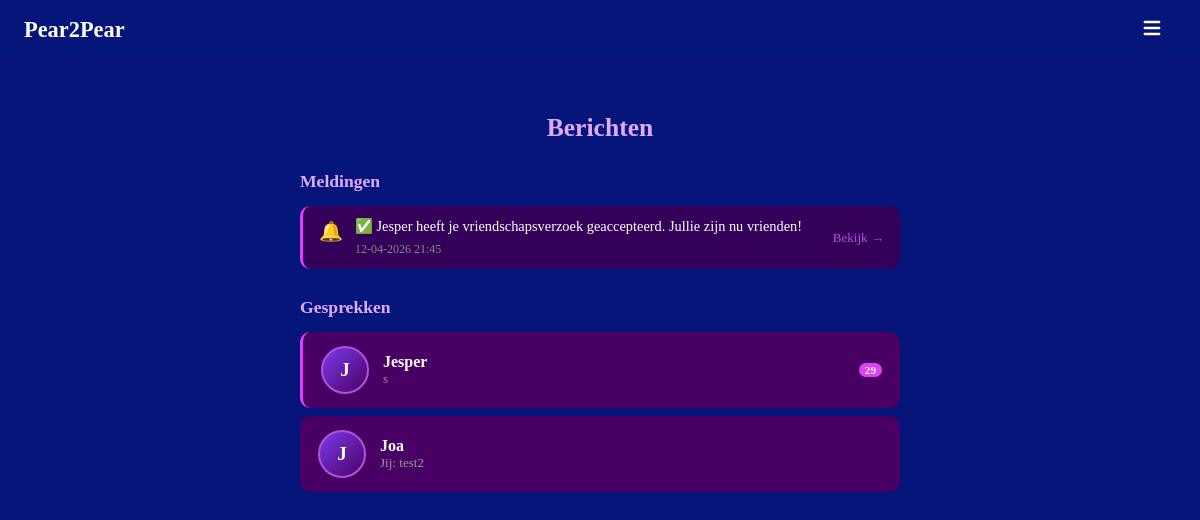
The app's page /messages (signed in) with its own data.
### models.py (models this page shows, shortened)
class Notification(db.Model):
    __tablename__ = "notifications"
    id         = db.Column(db.Integer, primary_key=True)
    user_id    = db.Column(db.Integer, db.ForeignKey("users.id"), nullable=False)
    body       = db.Column(db.String(300), nullable=False)
    link       = db.Column(db.String(200), nullable=True)   # optional click-through
    read       = db.Column(db.Boolean, default=False)
    created_at = db.Column(db.DateTime, default=datetime.utcnow)

class User(UserMixin, db.Model):
    __tablename__ = "users"
    id            = db.Column(db.Integer, primary_key=True)
    username      = db.Column(db.String(30),  unique=True, nullable=False, index=True)
    email         = db.Column(db.String(120), unique=True, nullable=False, index=True)
    password_hash = db.Column(db.String(256), nullable=False)
    created_at    = db.Column(db.DateTime, default=datetime.utcnow, nullable=False)
    last_login    = db.Column(db.DateTime, default=datetime.utcnow, nullable=False)
    age            = db.Column(db.Integer,     nullable=True)
    avatar         = db.Column(db.String(200),   nullable=True)
    location       = db.Column(db.String(100), nullable=True)
    is_public      = db.Column(db.Boolean, default=True,  nullable=False)
    friends_public = db.Column(db.Boolean, default=False, nullable=False)
    sent_requests     = db.relationship("Friendship", foreign_keys=[Friendship.from_id], backref="from_user", lazy="dynamic")
    received_requests = db.relationship("Friendship", foreign_keys=[Friendship.to_id],   backref="to_user",   lazy="dynamic")
    notifications     = db.relationship("Notification", foreign_keys=[Notification.user_id], backref="owner", lazy="dynamic", order_by=Notification.created_at.desc())
    def pending_received(self):
        reqs = Friendship.query.filter_by(to_id=self.id, status="pending").all()
        return User.query.filter(User.id.in_([r.from_id for r in reqs])).all()
    def unread_message_count(self):
        return Message.query.filter_by(receiver_id=self.id, read=False).count()
    def unread_notification_count(self):
        return Notification.query.filter_by(user_id=self.id, read=False).count()
    def total_inbox_count(self):
        return self.unread_message_count() + self.unread_notification_count()

class Message(db.Model):
    __tablename__ = "messages"
    id          = db.Column(db.Integer, primary_key=True)
    sender_id   = db.Column(db.Integer, db.ForeignKey("users.id"), nullable=False)
    receiver_id = db.Column(db.Integer, db.ForeignKey("users.id"), nullable=False)
    body        = db.Column(db.Text, nullable=False)
    read        = db.Column(db.Boolean, default=False)
    created_at  = db.Column(db.DateTime, default=datetime.utcnow)
    sender   = db.relationship("User", foreign_keys=[sender_id],   backref="sent_messages")
    receiver = db.relationship("User", foreign_keys=[receiver_id], backref="received_messages")

### main.py (the view)
    @app.route("/messages")
    @login_required
    def messages():
        notifs = current_user.notifications.all()
        for n in notifs:
            if not n.read:
                n.read = True
        db.session.commit()
        all_msgs = Message.query.filter(
            (Message.sender_id == current_user.id) | (Message.receiver_id == current_user.id)
        ).order_by(Message.created_at.desc()).all()
        conversations = {}
        for msg in all_msgs:
            partner_id = msg.receiver_id if msg.sender_id == current_user.id else msg.sender_id
            if partner_id not in conversations:
                conversations[partner_id] = {
                    "user":   db.session.get(User, partner_id),
                    "latest": msg,
                    "unread": 0,
                }
            if msg.receiver_id == current_user.id and not msg.read:
                conversations[partner_id]["unread"] += 1
        return render_template("messages.html", notifs=notifs, conversations=list(conversations.values()))

### templates/messages.html (shortened to what this page needs)
{% extends "base.html" %}
{% block content %}
<div class="messages-page">
    <h2 class="profiles-title">Berichten</h2>
    {% if notifs %}
    <div class="notif-section">
        <h3 class="section-title">Meldingen</h3>
        {% for n in notifs %}
        <div class="notif-item {% if not n.read %}notif-item--unread{% endif %}">
            <span class="notif-icon">🔔</span>
            <div class="notif-body">
                <p>{{ n.body }}</p>
                <span class="notif-time">{{ n.created_at.strftime('%d-%m-%Y %H:%M') }}</span>
            </div>
            {% if n.link %}
            <a href="{{ n.link }}" class="notif-link">Bekijk →</a>
            {% endif %}
        </div>
        {% endfor %}
    </div>
    {% endif %}
    <h3 class="section-title" style="margin-top:28px;">Gesprekken</h3>
    {% if conversations %}
    <div class="conversation-list">
        {% for conv in conversations %}
        <a href="/messages/{{ conv.user.id }}" class="conversation-item {% if conv.unread > 0 %}conversation-item--unread{% endif %}">
            <div class="conversation-item__avatar">{{ conv.user.username[0].upper() }}</div>
            <div class="conversation-item__body">
                <span class="conversation-item__name">{{ conv.user.username }}</span>
                <span class="conversation-item__preview">
                    {% if conv.latest.sender_id == current_user.id %}Jij: {% endif %}
                    {{ conv.latest.body[:60] }}{% if conv.latest.body|length > 60 %}…{% endif %}
                </span>
            </div>
            {% if conv.unread > 0 %}
            <span class="nav-badge" style="position:relative;top:0;right:0;flex-shrink:0;">{{ conv.unread }}</span>
            {% endif %}
        </a>
        {% endfor %}
    </div>
    {% else %}
        <p class="muted-center">Nog geen gesprekken. Klik op een profiel om iemand te beichten!</p>
    {% endif %}
</div>
{% endblock %}

### static/style.css (style rules this page uses)
html, body { height: 100%; margin: 0; background-color: #05157a; overflow: hidden; }
h1, h2, h3, p, small, label { color: white; }
a { color: #B153D7; }
.nav-badge { background: #e040fb; color: white; font-size: 0.7rem; font-weight: 700; border-radius: 999px; padding: 1px 6px; position: absolute; top: -4px; right: -4px; }
.profiles-title { text-align: center; font-size: 1.6rem; margin-bottom: 28px; color: #e0aaff; }
.section-title { margin: 0 0 14px; color: #e0aaff; font-size: 1.1rem; }
.messages-page { width: 90%; max-width: 600px; padding: 32px 0 48px; }
.conversation-list { display: flex; flex-direction: column; gap: 8px; }
.conversation-item { background: #490064; border-radius: 10px; padding: 14px 18px; display: flex; align-items: center; gap: 14px; text-decoration: none; transition: background 0.15s; }
.conversation-item--unread { border-left: 3px solid #e040fb; }
.conversation-item__avatar { width: 44px; height: 44px; border-radius: 50%; background: linear-gradient(135deg, #7c3aed, #490064); display: flex; align-items: center; justify-content: center; font-size: 1.2rem; font-weight: 700; color: white; border: 2px solid #B153D7; flex-shrink: 0; }
.conversation-item__body { flex: 1; overflow: hidden; }
.conversation-item__name { color: white; font-weight: 600; display: block; }
.conversation-item__preview { color: #999; font-size: 0.82rem; white-space: nowrap; overflow: hidden; text-overflow: ellipsis; display: block; }
.notif-section { margin-bottom: 8px; }
.notif-item { display: flex; align-items: flex-start; gap: 12px; background: #2a0050; border-radius: 10px; padding: 12px 16px; margin-bottom: 8px; border-left: 3px solid #3a006f; }
.notif-item--unread { border-left-color: #e040fb; background: #35005a; }
.notif-icon { font-size: 1.2rem; flex-shrink: 0; margin-top: 2px; }
.notif-body { flex: 1; }
.notif-body p { margin: 0 0 4px; color: white; font-size: 0.9rem; }
.notif-time { font-size: 0.75rem; color: #888; }
.notif-link { color: #B153D7; text-decoration: none; font-size: 0.82rem; white-space: nowrap; align-self: center; }

### records on screen
Notification: body "✅ Jesper heeft je vriendschapsverzoek geaccepteerd. Jullie zijn nu vrienden!", created_at "12-04-2026 21:45"
User: user "J", user.username "Jesper"
Message: latest "s"
User: user "J", user.username "Joa"
Message: latest "test2"

### other values on screen
{{ conv.unread }} "29"
